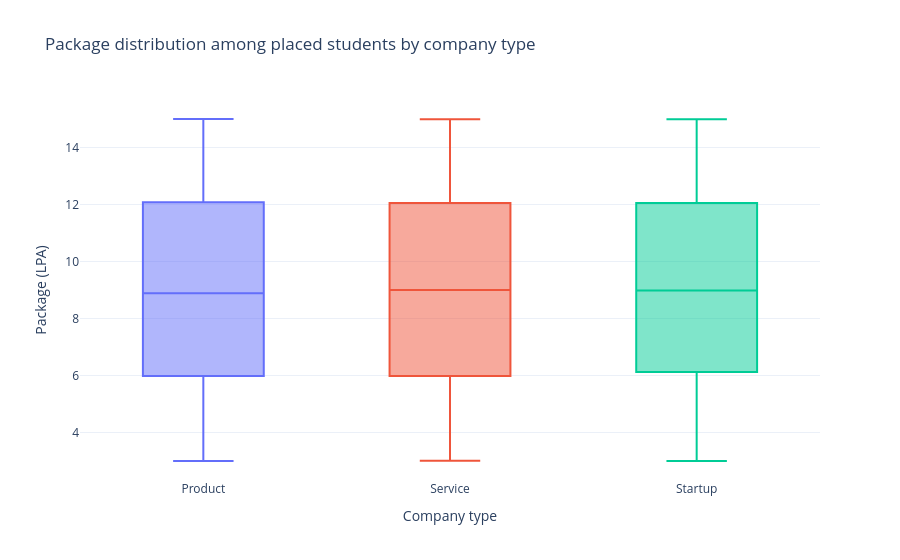

Notebook code cell kept with this figure:
### Markdown cell above
## 4. How do recorded packages vary by company type?

**Question:** What does the package distribution look like for placed students at Product, Service, and Startup companies?

**How to read it:** Each box shows the median (line inside the box) and middle half of observed packages (the box). Whiskers and points show the remaining spread and potential outliers. Hover over individual outlier points for student details; use the legend to show or hide a company type.

**Use this plot for:** comparing typical values and spread, rather than only averages. Only placed students are included; do not treat these observations as a guarantee of future offers.

### Code cell
company_order = ["Product", "Service", "Startup"]
placed_company_df = placed_df.loc[placed_df["company_type"].isin(company_order)].copy()

fig = px.box(
    placed_company_df,
    x="company_type",
    y="package_lpa",
    color="company_type",
    category_orders={"company_type": company_order},
    points="outliers",
    hover_data={"student_id": True, "degree": True, "branch": True, "cgpa": ":.2f"},
    title="Package distribution among placed students by company type",
    labels={"company_type": "Company type", "package_lpa": "Package (LPA)"},
)
fig.update_layout(template="plotly_white", showlegend=False)
fig.show()

### Figure 1 — Plotly figure (JSON) as saved in the notebook; plotly's stock layout.template omitted (floating-point values rounded to 4 significant figures; data arrays with more than 128 entries replaced by an {"elided": "..."} marker saying what was removed)
{"data": [{"alignmentgroup": "True", "boxpoints": "outliers", "customdata": {"elided": "1252x4 mixed values"}, "hovertemplate": "Company type=%{x}<br>Package (LPA)=%{y}<br>student_id=%{customdata[0]}<br>degree=%{customdata[1]}<br>branch=%{customdata[2]}<br>cgpa=%{customdata[3]:.2f}<extra></extra>", "legendgroup": "Product", "marker": {"color": "#636efa"}, "name": "Product", "notched": false, "offsetgroup": "Product", "orientation": "v", "showlegend": true, "type": "box", "x": {"elided": "1252 str values"}, "x0": " ", "xaxis": "x", "y": {"elided": "1252 float values"}, "y0": " ", "yaxis": "y"}, {"alignmentgroup": "True", "boxpoints": "outliers", "customdata": {"elided": "1212x4 mixed values"}, "hovertemplate": "Company type=%{x}<br>Package (LPA)=%{y}<br>student_id=%{customdata[0]}<br>degree=%{customdata[1]}<br>branch=%{customdata[2]}<br>cgpa=%{customdata[3]:.2f}<extra></extra>", "legendgroup": "Service", "marker": {"color": "#EF553B"}, "name": "Service", "notched": false, "offsetgroup": "Service", "orientation": "v", "showlegend": true, "type": "box", "x": {"elided": "1212 str values"}, "x0": " ", "xaxis": "x", "y": {"elided": "1212 float values"}, "y0": " ", "yaxis": "y"}, {"alignmentgroup": "True", "boxpoints": "outliers", "customdata": {"elided": "1188x4 mixed values"}, "hovertemplate": "Company type=%{x}<br>Package (LPA)=%{y}<br>student_id=%{customdata[0]}<br>degree=%{customdata[1]}<br>branch=%{customdata[2]}<br>cgpa=%{customdata[3]:.2f}<extra></extra>", "legendgroup": "Startup", "marker": {"color": "#00cc96"}, "name": "Startup", "notched": false, "offsetgroup": "Startup", "orientation": "v", "showlegend": true, "type": "box", "x": {"elided": "1188 str values"}, "x0": " ", "xaxis": "x", "y": {"elided": "1188 float values"}, "y0": " ", "yaxis": "y"}], "layout": {"boxmode": "overlay", "legend": {"title": {"text": "Company type"}, "tracegroupgap": 0}, "showlegend": false, "title": {"text": "Package distribution among placed students by company type"}, "xaxis": {"anchor": "y", "categoryarray": ["Product", "Service", "Startup"], "categoryorder": "array", "domain": [0, 1], "title": {"text": "Company type"}}, "yaxis": {"anchor": "x", "domain": [0, 1], "title": {"text": "Package (LPA)"}}}}
